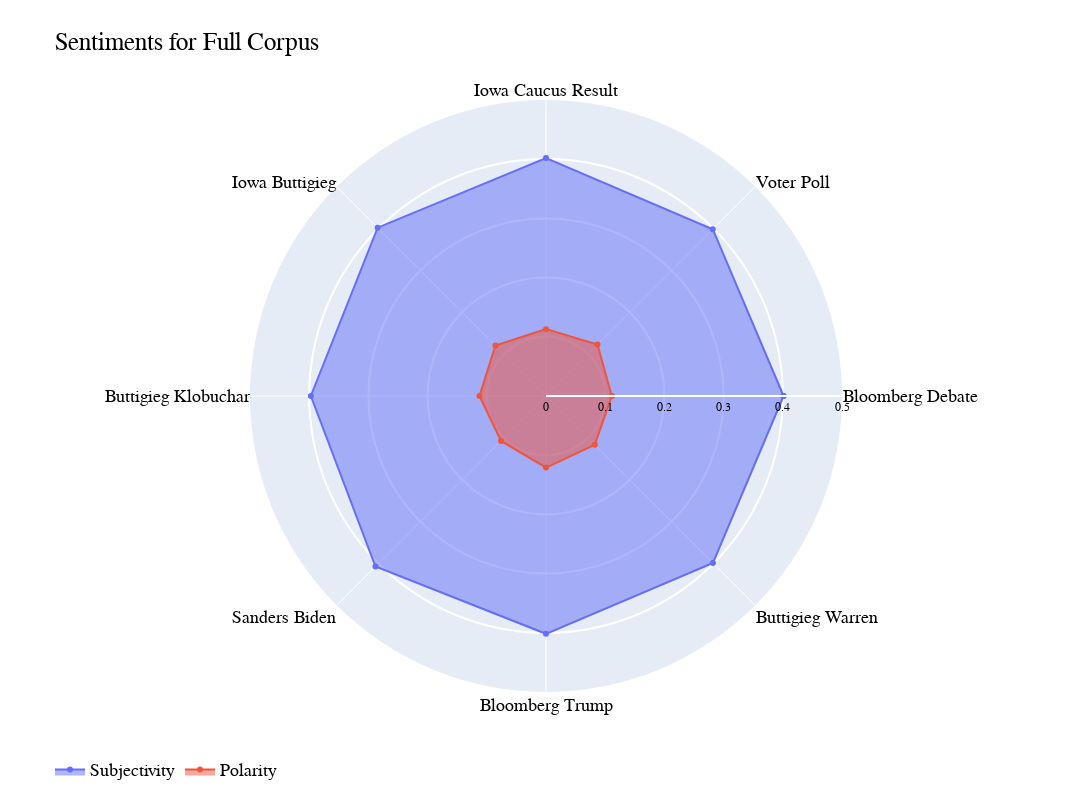

Here is the notebook cell this chart was saved with:
### Code cell
import plotly
import plotly.graph_objects as go

categories = ['Bloomberg Debate','Voter Poll','Iowa Caucus Result',
              'Iowa Buttigieg', 'Buttigieg Klobuchar', 'Sanders Biden', 'Bloomberg Trump', 'Buttigieg Warren']

base_week_description = 'Full Corpus'

week_descriptions = ['Week of 1-26-20', 'Week of 2-9-20', 'Week of 2-16-20', 'Week of 2-23-20']

plot_cats = categories
plot_cats.append(categories[0])




fig = go.Figure()

fig.update_layout(
    autosize=False,
    width=1200,
    height=800,
    margin=dict(
        l=50,
        r=50,
        b=100,
        t=100,
        pad=4
    ),
    paper_bgcolor='rgba(0, 0, 0, 0)',
    plot_bgcolor= 'rgba(0, 0, 0, 0)'
)


'''

for i, week in enumerate(topic_other_weights[:1]) :
    plot_dat = week
    plot_dat.append(plot_dat[0])
    fig.add_trace(go.Scatterpolar(
          r=plot_dat,
          theta=categories,
#          fill='toself',
          name= week_descriptions[i]
    ))
'''


    
plot_dat = list(base_subjectivity)
plot_dat.append(plot_dat[0])
fig.add_trace(go.Scatterpolar(
      r=plot_dat,
      theta=plot_cats,
      fill='toself',
      name= 'Subjectivity'
))

plot_dat = list(base_polarity)
plot_dat.append(plot_dat[0])
fig.add_trace(go.Scatterpolar(
      r=plot_dat,
      theta=plot_cats,
      fill='toself',
      name= 'Polarity'
))

''' 
for i, week in enumerate(topic_other_weights[1:2]) :
    plot_dat = week
    plot_dat.append(plot_dat[0])
    fig.add_trace(go.Scatterpolar(
          r=plot_dat,
          theta=categories,
#          fill='toself',
          name= week_descriptions[i+1]
    ))


    
for i, week in enumerate(topic_other_weights[2:3]) :
    plot_dat = week
    plot_dat.append(plot_dat[0])
    fig.add_trace(go.Scatterpolar(
          r=plot_dat,
          theta=categories,
#          fill='toself',
          name= week_descriptions[i+2]
    ))
    
for i, week in enumerate(topic_other_weights[3:4]) :
    plot_dat = week
    plot_dat.append(plot_dat[0])
    fig.add_trace(go.Scatterpolar(
          r=plot_dat,
          theta=categories,
          fill='toself',
          name= week_descriptions[i+3]
    ))    

'''    
    
'''
layout = go.Layout(
    polar = dict(
        radialaxis_tickfont_size = 12,
        radialaxis = dict(
            visible = True,
            range = [0,350],

            ),
        ),
    font=dict(
    family="Helvetica, monospace",
    size=10,
    color="black"
    ))

'''    


layout = go.Layout(
    polar = dict(
      angularaxis = dict(
        linewidth = 3,
        showline=False,
        linecolor='black'
      ),
      radialaxis_tickfont_size = 12,
      radialaxis = dict(
        range = [0,0.5],
        showline = True,
        linewidth = 2,
        gridcolor = "white",
        gridwidth = 2
        
      )
    ),
    font=dict(
         family="Helvetica, monospace",
         size=10,
         color="black"
      )

)


fig.update_layout(layout)

    
layout = go.Layout(
    title="Sentiments for Full Corpus",
    
    font=dict(
        family="Helvetica, monospace",
        size=18,
        color="Black"
    ),

    showlegend=True,
    legend_orientation='h'
)

fig.update_layout(layout)
fig.show()

### Figure 1 — Plotly figure (JSON) as saved in the notebook; plotly's stock layout.template omitted (floating-point values rounded to 4 significant figures)
{"data": [{"fill": "toself", "name": "Subjectivity", "r": [0.4013, 0.3984, 0.4019, 0.4022, 0.3972, 0.4074, 0.4017, 0.3988, 0.4013], "theta": ["Bloomberg Debate", "Voter Poll", "Iowa Caucus Result", "Iowa Buttigieg", "Buttigieg Klobuchar", "Sanders Biden", "Bloomberg Trump", "Buttigieg Warren", "Bloomberg Debate"], "type": "scatterpolar"}, {"fill": "toself", "name": "Polarity", "r": [0.1111, 0.1231, 0.1129, 0.1208, 0.1124, 0.1074, 0.1209, 0.1167, 0.1111], "theta": ["Bloomberg Debate", "Voter Poll", "Iowa Caucus Result", "Iowa Buttigieg", "Buttigieg Klobuchar", "Sanders Biden", "Bloomberg Trump", "Buttigieg Warren", "Bloomberg Debate"], "type": "scatterpolar"}], "layout": {"autosize": false, "font": {"color": "Black", "family": "Helvetica, monospace", "size": 18}, "height": 800, "legend": {"orientation": "h"}, "margin": {"b": 100, "l": 50, "pad": 4, "r": 50, "t": 100}, "paper_bgcolor": "rgba(0, 0, 0, 0)", "plot_bgcolor": "rgba(0, 0, 0, 0)", "polar": {"angularaxis": {"linecolor": "black", "linewidth": 3, "showline": false, "type": "category"}, "radialaxis": {"autorange": false, "gridcolor": "white", "gridwidth": 2, "linewidth": 2, "range": [0, 0.5], "showline": true, "tickfont": {"size": 12}, "type": "linear"}}, "showlegend": true, "title": {"text": "Sentiments for Full Corpus"}, "width": 1200}}
